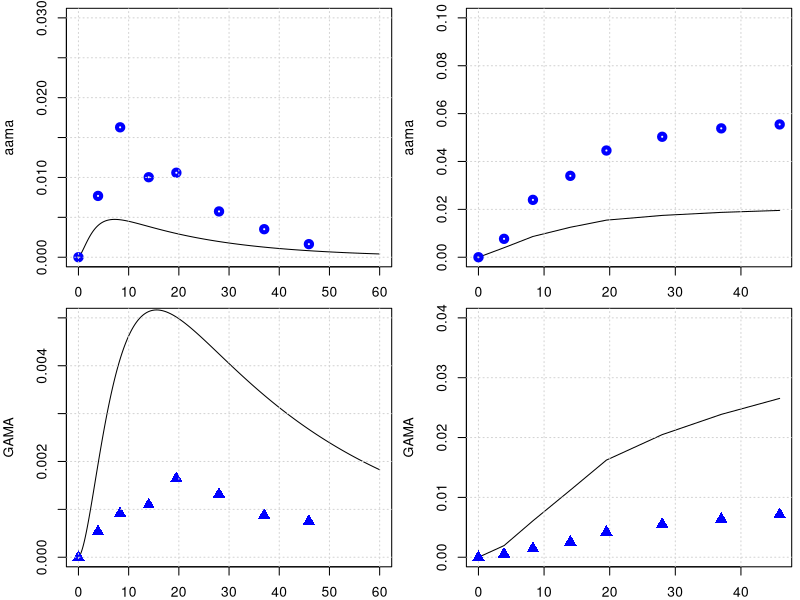

The R script that drew this image:
library(deSolve)
library(minpack.lm)
graphics.off()

# body weight in kg
BW = 70 
# fractions of BW
##https://journals.sagepub.com/doi/pdf/10.1177/ANIB_32_3-4
F_B = 0.079 
F_B_AB = 0.35 #fraction: arterial blood of blood volume
F_B_VB = 0.65 #fraction: venous blood of blood volume
F_Li = 0.026
F_Ki = 0.0044
F_T = 1-(F_B+F_Li+F_Ki)
# organ volumes in L
V_AB <- BW*F_B*F_B_AB 
V_VB <- BW*F_B*F_B_VB 
V_T <- BW*F_T
V_Ki <- BW*F_Ki
V_Li <- BW*F_Li
# cardiac output in L/(kg*h)
##https://journals.sagepub.com/doi/pdf/10.1177/ANIB_32_3-4
QCC = 16        #12.5 # maybe 14 or 6.5 check?
Q_C = QCC*BW^0.75
#FQ_P = 2.5/100 Trine: We don't have a lung compartment in this model
FQ_Li = 0.255
FQ_Ki = 0.19 #total - there is also an aterial flow rate 
FQ_T = 1 -( FQ_Li + FQ_Ki) # +FQ_P) Trine: We don't have a lung compartment in this model
Q_Li <- Q_C*FQ_Li
Q_Ki <- Q_C*FQ_Ki
Q_T <- Q_C*FQ_T

# partition coefficient 
### we comback later
pAA_TB = 0.2
pAA_KiB = 0.8
pAA_LiB = 0.33 
# Maybe we said it earlier and these parameters are not sensitive to the model, but from which paper did you get the values of these partition coefs., 
# in the paper of Sweeney and of Li are different pAA_LiB = 0.4 and pAA_KiB = 0.8.

# reaction rate constants 
k_AAuptake = 1 #1/h

k_onAA_T = 0.028  #1/h     # we took it from Sweenney
k_onAA_B = 0.0036  #1/h
k_onAA_Li = 0.071 #1/h
k_onAA_Ki = 0.13 #1/h

# from 0.23 to 0.35
k_cl_GSH = 0.35   # 1/h   # the half-life (t1/2) of hepatic GSH in humans is 2-3 h,then k ranges (0.23- 0.35h-1) 
#Reed et al 'A mathematical model of glutathione metabolism'
#Theoretical Biology and Medical Modelling 2008,5:8    doi:10.1186/1742-4682-5-8

# k_onAA_GSH = 0.55 # L/(mmol h)
# check, we do not use it any more.

k_exc_AAMA = 0.049   # 0.049 #1/h or 0.13 # this will change the shape

# k_exc_AA <- 2
# check, we do not use it any more.

MW_aa = 71   # mg/mmol
MW_ga = 87   # mg/mmol
MW_GSH = 307.32 # mg/mmol

# Maximum velocity for enzymatic reaction 
V_max_p450 = 9 /MW_aa*BW^0.7  # mg/h  from Sweenney paper, checked!
# maximum rate of GA and AA conjugation with GSH (mg/(h BW^0.7))
Vmax_AA_GSH <- 22*BW^0.7 # from the Sweeny  fitted   mg/h

k_0_GSH = 7   # from Sweeney paper.
MW_GSH = 307.32     # mg/mmol
AGSH0 = k_0_GSH * V_Li * MW_GSH


#????????????????????????????????
#????????????????????????????????
#????????????????????????????????
#????????????????????????????????
#????????????????????????????????
#????????????????????????????????
### PARAMETERS FOR GA
# partition coefficient
pGA_TB = 0.97
pGA_LiB = 0.9
pGA_KiB = .3

#k_onGA_GSH = 0.8 #L/(mmol h)

k_onGA_T = 0.089       #1/h
k_onGA_B = 0.108       #1/h
k_onGA_Ki = k_onAA_T/2 #1/h
k_onGA_Li = 0.115      #1/h

k_exc_GAMA = 0.027     # 0.077 #1/h  # or 0.027 # from sweeney
k_exc_GAOH = 0.077     # 1/h  # from sweeney
#k_exc_GA <- .4         # 1/h Q_Ki*0.025

PL1 = 1.7     # !$'liver/blood partition AA'
PL2 = 0.9     # !$'liver/blood partition GA'

VMAXGC1 = 1   #!Vmax for GSH-AA conjugation mg/hr-kg^0.7
VMAXG1 = VMAXGC1/MW_aa*BW**0.7    # !$'Liver AA-GSH rate'

# Maximum velocity for enzymatic reaction 
V_max_EH = 20 /MW_ga*BW^0.7  
KM_p450 = 10.0
KM_EH = 100.0
# maximum rate of GA and AA conjugation with GSH (mg/(h BW^0.7))
Vmax_GA_GSH <- 20*BW^0.7 # from the Sweeny  fitted   mg/h

KMG1 = 100  #!Km with respect to AA for GSH conjugation mg/L (from Sweeny code) Trine: This should be mg. Delete the term MW_aa
#Sweeney has this parameter for rats ans 100 mg/L why did you use this number and why divived by MW??
##Sweeney says this is 64 mg/L in the paper##This comment is wrong ignore
KMGG = 0.1/MW_GSH        # !KM with respect to GSH for AA or GA conjugation with GSH mmol/L. Trine: should be mg/L
####and that this is 307 mg/L #This comment is wrong ignore
KMG2 = 100  #!Km with respect to GA for GSH conjugation mM. Trine: This should be mg. Delete the term MW_aa
#The same comment as for KMG1


# from the code, not from paper
KPT_Li = 0.015    # !'protein turnover rate in liver'# this is confimred in the exp. values of Sweeney
KPT_Ki = 0.013    #  !'protein turnover rate in kidney'# 1/h this is 0.012 in Sweeney, I guess its not much of difference
KPTR = 0.013      # !'protein turnover rate in rpt'# this is 0.012 in Li et.al
KPTS = 0.0039     # !'protein turnover rate in spt'# and this they have it 0.0051 Sweeney and Li 0.0012 refering to Sweeney
KPTRB = 0.0039    # !'protein turnover rate in rbc'# how did we get that?
KPTPL = 0.0039    # !'protein turnover rate in plasma'# Sweeney has 0.012 for this value
# +++++++++++++++++++++++++++++++++++++++++++++++++++++++++++++++++
# create list of parameter
# +++++++++++++++++++++++++++++++++++++++++++++++++++++++++++++++++
params <- unlist(c(data.frame(pAA_TB, pAA_LiB, pAA_KiB,
                              pGA_TB, pGA_LiB, pGA_KiB,
                              k_onAA_T, k_onAA_B, k_onAA_Li,  k_onAA_Ki,
                              k_onGA_T, k_onGA_B, k_onGA_Li, k_onGA_Ki, 
                              k_exc_AAMA, k_exc_GAMA,
                              k_cl_GSH, V_max_p450, KM_p450, V_max_EH, KM_EH,
                              k_AAuptake)
))
yini <- c(m_AA_AB = 0.0, m_GA_AB = 0.0, 
          a_pb_AA_B = 0 ,
          m_AA_VB = 0.0, m_GA_VB = 0.0,
          m_AA_Ki = 0.0, m_GA_Ki = 0.0, m_AA_dose = 0 ,
          m_AA_Li = 0.0, m_AAMA = 0.0, 
          m_GA_Li = 0.0,
          a_pb_GA_Li   = 0.0,
          m_GAMA  = 0.0,        #m_GAMA_urinary = 0.0, 
          m_GSH_Li = k_0_GSH * V_Li * MW_GSH, 
          m_AA_T = 0.0, m_GA_T = 0.0,
          m_GAOH = 0.0, 
          m_AA_out = 0.0,  m_AA_accum = 0.0,   m_AA_free = 0.0, m_AA_in = 0.0,
          m_GA_out = 0.0,  m_GA_accum = 0.0, m_GA_free = 0.0, m_GA_in = 0.0,
          a_pb_AA_Ki = 0,
          a_pb_AA_Li = 0,
          a_pb_GA_Ki = 0, a_pb_AA_T = 0
)
# ++++++++++++++++++++++++++++++++++++++++++++++++++++++++++++++++++
# PBPK model for Acrylamide 
# ++++++++++++++++++++++++++++++++++++++++++++++++++++++++++++++++++
PBPKmodelAA <- function(t,state,parameter){
  with(as.list(c(t,state,parameter)), {
    ########################################################################################  
    #----#---#  Model for AA  #---#---#
    # concentrations blood in the organs in mg/L
    c_AA_AB <- m_AA_AB/V_AB   
    c_AA_VB <- m_AA_VB/V_VB
    c_AA_T <- m_AA_T/V_T
    c_AA_Li <- m_AA_Li/V_Li*PL1 #Trine: Should we multiply with PL1 as we do for GA
    c_AA_Ki <- m_AA_Ki/V_Ki
    
    c_GSH_Li <- m_GSH_Li/V_Li
    # units checked -> mg/h   
    dm_AA_dose <- -k_AAuptake*m_AA_dose
    # ????????????????????????????
    
    # Blood
    #-----------------------------
    # units checked -> mg/h   
    dm_AA_AB <- Q_C*(c_AA_VB - c_AA_AB) -k_onAA_B*m_AA_AB
    # units checked -> mg/h   
    dm_AA_VB <- Q_T*(c_AA_T/pAA_TB) +Q_Li*(c_AA_Li/pAA_LiB) +Q_Ki*(c_AA_Ki/pAA_KiB) - Q_C*c_AA_VB -k_onAA_B*m_AA_VB
    
    # Trine: I added this. Can we make an overall turnover rate in blood? Is this correct? 
    da_pb_AA_B <- k_onAA_B*m_AA_AB + k_onAA_B*m_AA_VB - a_pb_AA_B*KPTRB
    
    # Kidney
    #---------------------------------
    # units checked -> mg/h   
    dm_AA_Ki <- Q_Ki*c_AA_AB -Q_Ki*(c_AA_Ki/pAA_KiB) -k_onAA_Ki*m_AA_Ki 
    
    # protein tunr over AA in Kidney
    da_pb_AA_Ki <- k_onAA_Ki*m_AA_Ki - a_pb_AA_Ki*KPT_Ki
    
    # Liver
    #--------------------------------
    # units checked -> mg/h
    dm_GSH_Li <- k_0_GSH * V_Li * MW_GSH - k_cl_GSH*m_GSH_Li 
    
    # unit chekced mg/h 
    metAA_GSH <- Vmax_AA_GSH * c_AA_Li * c_GSH_Li / ( (KMG1 + c_AA_Li) * (KMGG + c_GSH_Li) )
    # Then the units of this eq. are not mg/h, with the KMG1 & KMGG having the MW!
    
    metAA_P450 <- V_max_p450 * MW_aa*c_AA_Li/ (KM_p450+c_AA_Li)
    
    # units checked -> mg/h  
    dm_AA_Li <- Q_Li*(c_AA_AB - c_AA_Li/pAA_LiB) + k_AAuptake*m_AA_dose - k_onAA_Li*m_AA_Li  - metAA_P450 - metAA_GSH 
    
    # protein turn over AA in Liver
    da_pb_AA_Li <- k_onAA_Li*m_AA_Li - a_pb_AA_Li * KPT_Li
    
    # Tissue
    #--------------------------------------------------------------
    # units checked -> mg/h   
    dm_AA_T <- Q_T*(c_AA_AB - c_AA_T/pAA_TB) -k_onAA_T*m_AA_T
    # protein turn over AA in Tussue
    da_pb_AA_T <- k_onAA_T*m_AA_T - a_pb_AA_T * KPTS
    
    # Urine
    #-------------------------------------------------------------
    # units checked -> mg/h   
    dm_AAMA <- metAA_GSH  - m_AAMA*k_exc_AAMA 
    
    dm_AA_out <- metAA_P450 + metAA_GSH
    dm_AA_in <- k_AAuptake*m_AA_dose
    dm_AA_accum <- k_onAA_B*m_AA_AB +k_onAA_B*m_AA_VB +k_onAA_T*m_AA_T +k_onAA_Li*m_AA_Li +k_onAA_Ki*m_AA_Ki
    dm_AA_free <- dm_AA_AB + dm_AA_VB +dm_AA_T +dm_AA_Li +dm_AA_Ki
    ########################################################################################  
    
    
    
    
    
    
    
    ########################################################################################    
    #----#---#  Model for Ga  #---#---#    
    #concentrations blood in the organs in mg/L
    c_GA_AB <- m_GA_AB/V_AB ;   c_GA_VB <- m_GA_VB/V_VB
    c_GA_T <- m_GA_T/V_T
    c_GA_Li <- m_GA_Li/(V_Li*PL2)
    c_GA_Ki <- m_GA_Ki/V_Ki
    
    # Blood
    #-----------------------------
    # units checked -> mg/h   
    dm_GA_AB <- Q_C*(c_GA_VB - c_GA_AB) -k_onGA_B*m_GA_AB
    # units checked -> mg/h   
    dm_GA_VB <- Q_T*(c_GA_T/pGA_TB) +Q_Li*(c_GA_Li/pGA_LiB) +Q_Ki*(c_GA_Ki/pGA_KiB) - Q_C*c_GA_VB -k_onGA_B*m_GA_VB
    # units checked -> mg/h   
    
    # Kidney
    #---------------------------------
    dm_GA_Ki <- Q_Ki*c_GA_AB -Q_Ki*(c_GA_Ki/pGA_KiB) -k_onGA_Ki*m_GA_Ki 
    # protein tunr over AA in Kidney
    da_pb_GA_Ki <- k_onGA_Ki*m_GA_Ki - a_pb_GA_Ki*KPT_Ki
    
    # Liver
    #--------------------------------
    # units checked -> mg/h
    metGA_GSH <- Vmax_GA_GSH * c_GSH_Li *c_GA_Li / (c_GA_Li + KMG2)/(c_GSH_Li + KMGG)
    metGA_EH <- V_max_EH *MW_ga *c_GA_Li / (KM_EH + c_GA_Li)
    # units checked -> mg/h 
    dm_GA_Li <- Q_Li*(c_GA_AB - c_GA_Li/pGA_LiB) - k_onGA_Li*m_GA_Li + metAA_P450 - metGA_GSH -metGA_EH 
    
    # protein tunr over GA in Liver
    da_pb_GA_Li = k_onGA_Li*m_GA_Li - a_pb_GA_Li*KPT_Li 
    
    # units checked -> mg/h, 
    dm_GAMA <-  metGA_GSH  -m_GAMA*k_exc_GAMA
    
    #????????????????????????????????????????????
    # we need a new k_exc_GAOH
    dm_GAOH <- metGA_EH -m_GAOH*k_exc_GAOH
    
    # Tissue
    #-----------------------------------------------------
    dm_GA_T <- Q_T*(c_GA_AB - c_GA_T/pGA_TB) -k_onGA_T*m_GA_T
    
    dm_GA_out <- metGA_GSH + metGA_EH 
    dm_GA_in <- metAA_P450
    dm_GA_accum <- k_onGA_B*m_GA_AB +k_onGA_B*m_GA_VB +k_onGA_T*m_GA_T +k_onGA_Li*m_GA_Li +k_onGA_Ki*m_GA_Ki
    dm_GA_free <- dm_GA_AB + dm_GA_VB +dm_GA_T +dm_GA_Li +dm_GA_Ki 
    
    return(list(c(dm_AA_AB,    dm_GA_AB,
                  da_pb_AA_B,
                  dm_AA_VB,    dm_GA_VB,
                  dm_AA_Ki,    dm_GA_Ki,    dm_AA_dose,
                  dm_AA_Li,
                  dm_AAMA,   
                  dm_GA_Li,   da_pb_GA_Li, dm_GAMA,
                  dm_GSH_Li,  dm_AA_T,     dm_GA_T,
                  dm_GAOH,
                  dm_AA_out,  dm_AA_in,   dm_AA_accum,  dm_AA_free,
                  dm_GA_out,  dm_GA_in,   dm_GA_accum,  dm_GA_free,
                  da_pb_AA_Ki,    da_pb_AA_Li,
                  da_pb_GA_Ki,    da_pb_AA_T
    )))
  })
}
PBPKmodelAA <- compiler::cmpfun(PBPKmodelAA)



################################################################
# manual readout from Kopp and Dekant 2009
################################################################
times <- seq(from = 0, to = 60, by = 0.1)
diet <- data.frame(var = "m_AA_dose", method = "add",
                   time = c(0.0),  value = 0.5 *BW /1000 )  # dose of 0.05 microg/kg bw
out <- ode(y = yini, times = times, func = PBPKmodelAA, parms = params, events = list(data = diet))
yobs_urine <- data.frame(
  time = c(0.0, 3.9, 8.3, 14, 19.5, 28, 37, 45.9),
  AAMA = c(0.0/1000000, 32.8/1000000, 69.5/1000000, 42.8/1000000, 45.2/1000000, 24.5/1000000, 15/1000000, 7/1000000)*234.28, #https://pubchem.ncbi.nlm.nih.gov/compound/N-Acetyl-S-_2-carbamoylethyl_-L-cysteine
  GAMA = c(0.0, 2.15*1e-6, 3.66*1e-6, 4.38*1e-6, 6.57*1e-6, 5.26*1e-6, 3.50*1e-6, 3.0*1e-6)*250.27
)


# plot for AAMA in urinary
par(mfrow=c(2,2),mar=c(2,4,.5,.5))
plot(out[,'time'], out[,'m_AAMA']   ,type = 'l',xlab = 'time', ylab = 'aama', ylim = c(0,.03) )
points(yobs_urine$time, yobs_urine$AAMA , col="blue", lwd = 4) ; grid()
time_points_measure_unrine = c(1, 40, 84, 141, 196, 280 , 371, 460)
tamtam = out[,'m_AAMA'][time_points_measure_unrine ]
plot(yobs_urine$time, cumsum( tamtam ),type = 'l', ylab = 'aama', ylim = c(0,.1), xlab = 'time' ); grid()
points(yobs_urine$time, cumsum(yobs_urine$AAMA) , col="blue", lwd = 4)

# plot for GAMA 
plot(out[,'time'], out[,'m_GAMA']  ,type = 'l',xlab = '', ylab = 'GAMA', ylim = c(0,.005) )
points(yobs_urine$time, yobs_urine$GAMA , col="blue", cex = 1.5, pch = 17); grid()
time_points_measure_unrine = c(1, 40, 84, 141, 196, 280 , 371, 460)
tamtam = out[,'m_GAMA'][time_points_measure_unrine ]
plot(yobs_urine$time, cumsum( tamtam ),type = 'l',xlab = '', ylab = 'GAMA', ylim = c(0,.04) ); grid()
points(yobs_urine$time, cumsum(yobs_urine$GAMA) , col="blue",cex = 1.5, pch = 17)

out[,'m_AA_dose']

##################################################################################
#### Check mass balance
#################################################################################

Qbal = Q_C - Q_T - Q_Ki - Q_Li 
